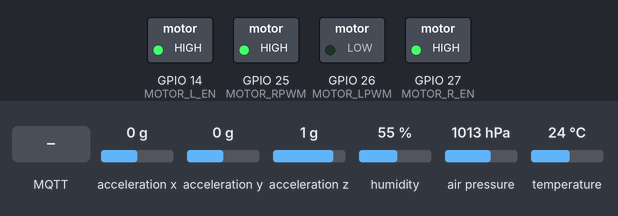
Recording of a sketch running on a simulated ESP32. Shown: switched loads named in the sketch (green lamp = pin HIGH). Wiring (inferred from the names in the program): MPU-6050 motion sensor at I2C address 0x68. The test bench sets the inputs (shaded band); at power-on: acceleration z 1 g, acceleration x 0 g, acceleration y 0 g, air pressure 1013 hPa, humidity 55 %, temperature 24 °C. WiFi joins after 1.5 s; servers stay silent unless stated; the local clock reads 2024-03-15 10:24:30 at power-on unless the sketch sets it; no MQTT or app messages arrive unless stated; what the sketch prints to the serial monitor is not drawn.

Above: at 6.7 s.
6.8 s: acceleration z set to -0.8 g
At 12.55 s:
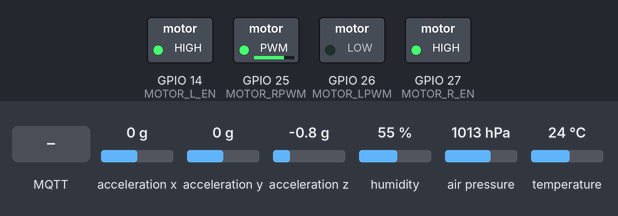
12.7 s: MQTT message "EMERGENCY_STOP" arrives on the first subscribed topic
At 13.2 s:
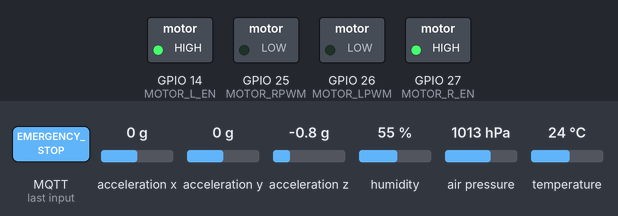
14.2 s: acceleration x set to -1.4 g
17.4 s: MQTT message "NORMAL_OPERATION" arrives on the first subscribed topic
At 20.1 s:
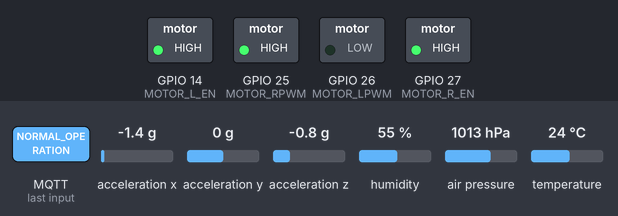
20.9 s: acceleration y set to -1.4 g
22.6 s: air pressure set to 952 hPa
Timing chart, 0 to 25.6 s (numbered marks = the images above; inputs shaded):
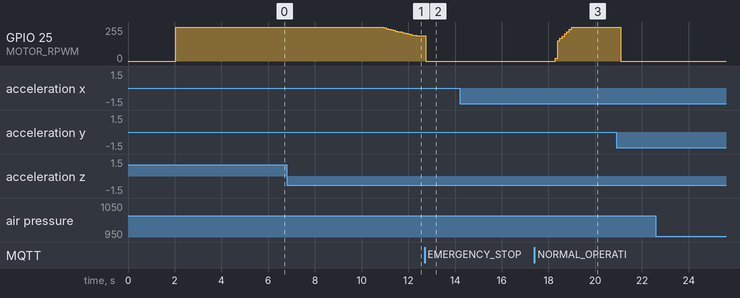

The sketch:

Draft1_localhost_16Jul_2330_After_Demo_to_Kevin.ino
```cpp
#include <Wire.h>
#include <WiFi.h>
#include <PubSubClient.h>
#include <ArduinoJson.h>
#include <Adafruit_BME280.h>
#include "time.h"

Adafruit_BME280 bme;

// WiFi credentials
const char* ssid = "shaw";
const char* password = "1234567890";

// MQTT settings
const char* mqtt_server = "10.225.203.34";
const int mqtt_port = 1883;
const char* mqtt_client_id = "ESP32_Motor_Monitor";

// MQTT topics
const char* topic_sensors = "motor/sensors";
const char* topic_status = "motor/status";
const char* topic_control = "motor/control";
const char* topic_motor_feedback = "motor/feedback";

// NTP settings
const char* ntpServer = "pool.ntp.org";
const long gmtOffset_sec = 0;
const int daylightOffset_sec = 3600;

// *** BTS7960 Motor Control Pins ***
#define MOTOR_RPWM  25    // RPWM pin (Forward)
#define MOTOR_R_EN  27    // R_EN pin
#define MOTOR_LPWM  26    // LPWM pin (Reverse)
#define MOTOR_L_EN  14    // L_EN pin

// Motor control variables
int currentMotorSpeed = 100;        // Current speed percentage (0-100)
String currentDirection = "forward"; // "forward", "reverse", "stopped"
String motorStatus = "normal";      // "normal", "transitioning", "emergency_stop"
bool motorEnabled = true;
unsigned long lastMotorUpdate = 0;
unsigned long transitionStartTime = 0;
int targetSpeed = 100;
String targetDirection = "forward";
bool isTransitioning = false;

WiFiClient espClient;
PubSubClient client(espClient);

struct SensorReading {
  String timestamp;
  float temperature;
  float humidity;
  float pressure;
  float vibration;
  float vibration_x;
  float vibration_y;
  float vibration_z;
  String temp_status;
  String vib_status;
  int motor_speed;
  String motor_direction;
  String motor_status;
};

void setup() {
  Serial.begin(115200);
  delay(2000);

  Serial.println("╔═══════════════════════════════════════════════╗");
  Serial.println("║    ESP32 ENHANCED MQTT MOTOR MONITOR          ║");
  Serial.println("║  Student: Gourav Shaw (T0436800)              ║");
  Serial.println("║  Enhanced MQTT + BTS7960 Motor Control        ║");
  Serial.println("╚═══════════════════════════════════════════════╝");
  Serial.println("");

  // Initialize motor control pins
  setupMotorControl();

  // Initialize WiFi
  setupWiFi();

  // Setup time
  configTime(gmtOffset_sec, daylightOffset_sec, ntpServer);
  delay(2000);

  // Setup MQTT with larger buffer for enhanced commands
  client.setServer(mqtt_server, mqtt_port);
  client.setBufferSize(1024);  // Increased for enhanced JSON commands
  client.setCallback(onMqttMessage);

  // Initialize BME280
  if (!bme.begin(0x76)) {
    if (!bme.begin(0x77)) {
      Serial.println("❌ BME280 failed");
      while (1);
    }
  }
  Serial.println("✅ BME280 initialized");

  // Initialize vibration sensor
  Wire.begin();
  Wire.beginTransmission(0x68);
  Wire.write(0x6B);
  Wire.write(0x00);
  Wire.endTransmission();
  Serial.println("✅ MPU6050 initialized");

  Serial.println("");
  Serial.println("🎯 Starting enhanced MQTT motor monitoring...");
  Serial.println("📡 Publishing to: " + String(topic_sensors));
  Serial.println("🎮 Motor control ready via: " + String(topic_control));
  Serial.println("");
}

void loop() {
  // Maintain MQTT connection
  if (!client.connected()) {
    reconnectMQTT();
  }
  client.loop();

  // Handle motor transitions
  handleMotorTransitions();

  // Read sensor data and publish every 5 seconds
  static unsigned long lastSensorRead = 0;
  if (millis() - lastSensorRead >= 5000) {
    SensorReading data = readSensorData();
    displayLocalData(data);
    publishSensorData(data);

    // Check for automatic fault-based motor control
    checkAutomaticFaultResponse(data);

    lastSensorRead = millis();
  }

  delay(100); // Small delay for responsiveness
}

void setupMotorControl() {
  Serial.println("🔧 Initializing BTS7960 Motor Control...");

  // Initialize pins
  pinMode(MOTOR_RPWM, OUTPUT);
  pinMode(MOTOR_R_EN, OUTPUT);
  pinMode(MOTOR_LPWM, OUTPUT);
  pinMode(MOTOR_L_EN, OUTPUT);

  // Setup PWM channels
  ledcAttach(MOTOR_RPWM, 1000, 8);  // 1kHz, 8-bit resolution
  ledcAttach(MOTOR_LPWM, 1000, 8);

  // BTS7960 initialization - enables always HIGH
  digitalWrite(MOTOR_R_EN, HIGH);
  digitalWrite(MOTOR_L_EN, HIGH);

  // Start with motor at normal speed forward
  setMotorSpeed(currentMotorSpeed, currentDirection);

  Serial.println("✅ BTS7960 Motor Control initialized");
  Serial.println("⚙️ Initial state: " + String(currentMotorSpeed) + "% " + currentDirection);
}

void setupWiFi() {
  Serial.print("🌐 Connecting to WiFi: ");
  Serial.println(ssid);
  WiFi.begin(ssid, password);

  int attempts = 0;
  while (WiFi.status() != WL_CONNECTED && attempts < 20) {
    delay(500);
    Serial.print(".");
    attempts++;
  }

  if (WiFi.status() == WL_CONNECTED) {
    Serial.println("");
    Serial.println("✅ WiFi connected!");
    Serial.print("📡 ESP32 IP: ");
    Serial.println(WiFi.localIP());
  } else {
    Serial.println("❌ WiFi failed");
    while(1);
  }
}

void reconnectMQTT() {
  while (!client.connected()) {
    Serial.print("🔄 Attempting MQTT connection to ");
    Serial.print(mqtt_server);
    Serial.print(":");
    Serial.print(mqtt_port);
    Serial.print("...");

    if (client.connect(mqtt_client_id)) {
      Serial.println(" connected!");

      // Subscribe to control topic
      client.subscribe(topic_control);
      Serial.println("📡 Subscribed to: " + String(topic_control));

      // Publish status with motor info
      publishMotorStatus("ESP32 Enhanced Motor Monitor Online");

    } else {
      Serial.print(" failed, rc=");
      Serial.print(client.state());

      switch(client.state()) {
        case -4: Serial.println(" (Connection timeout)"); break;
        case -3: Serial.println(" (Connection lost)"); break;
        case -2: Serial.println(" (Connect failed)"); break;
        case -1: Serial.println(" (Disconnected)"); break;
        case 1: Serial.println(" (Bad protocol)"); break;
        case 2: Serial.println(" (Bad client ID)"); break;
        case 3: Serial.println(" (Unavailable)"); break;
        case 4: Serial.println(" (Bad credentials)"); break;
        case 5: Serial.println(" (Unauthorized)"); break;
        default: Serial.println(" (Unknown error)"); break;
      }

      Serial.println(" retrying in 5 seconds");
      delay(5000);
    }
  }
}

void onMqttMessage(char* topic, byte* payload, unsigned int length) {
  String message = "";
  for (int i = 0; i < length; i++) {
    message += (char)payload[i];
  }

  Serial.println("📨 Received MQTT: [" + String(topic) + "] " + message);

  if (String(topic) == topic_control) {
    handleMotorCommand(message);
  }
}

void handleMotorCommand(String message) {
  // Try to parse as enhanced JSON command first
  StaticJsonDocument<200> doc;
  DeserializationError error = deserializeJson(doc, message);

  if (error == DeserializationError::Ok && doc.containsKey("command")) {
    // Enhanced command format
    String command = doc["command"];

    if (command == "SET_MOTOR_STATE") {
      int speed = doc["speed"] | 100;  // Default to 100 if not specified
      String direction = doc["direction"] | "forward";
      String transition = doc["transition"] | "gradual";

      Serial.println("🎮 Enhanced command: " + String(speed) + "% " + direction + " (" + transition + ")");

      if (transition == "gradual") {
        startGradualTransition(speed, direction);
      } else {
        setMotorSpeed(speed, direction);
      }

      publishMotorFeedback("Enhanced command executed: " + String(speed) + "% " + direction);

    } else {
      handleBasicCommand(command);
    }
  } else {
    // Basic command format (backward compatibility)
    handleBasicCommand(message);
  }
}

void handleBasicCommand(String command) {
  if (command == "EMERGENCY_STOP") {
    Serial.println("🛑 Emergency stop command received!");
    emergencyStop();
    publishMotorFeedback("Emergency stop executed");

  } else if (command == "SPEED_REDUCE") {
    Serial.println("🐌 Speed reduction command received!");
    int newSpeed = max(25, currentMotorSpeed - 25);  // Reduce by 25%, minimum 25%
    startGradualTransition(newSpeed, currentDirection);
    publishMotorFeedback("Speed reduced to " + String(newSpeed) + "%");

  } else if (command == "NORMAL_OPERATION") {
    Serial.println("✅ Normal operation command received!");
    motorEnabled = true;
    startGradualTransition(100, "forward");
    publishMotorFeedback("Normal operation resumed");

  } else {
    Serial.println("❓ Unknown command: " + command);
    publishMotorFeedback("Unknown command: " + command);
  }
}

void startGradualTransition(int newSpeed, String newDirection) {
  if (!motorEnabled && newSpeed > 0) {
    Serial.println("⚠️ Motor disabled - ignoring command");
    return;
  }

  targetSpeed = newSpeed;
  targetDirection = newDirection;
  isTransitioning = true;
  transitionStartTime = millis();
  motorStatus = "transitioning";

  Serial.println("🔄 Starting gradual transition: " + String(currentMotorSpeed) + "% " + currentDirection +
                 " → " + String(targetSpeed) + "% " + targetDirection);
}

void handleMotorTransitions() {
  if (!isTransitioning) return;

  unsigned long elapsed = millis() - transitionStartTime;
  const unsigned long TRANSITION_TIME = 1500; // 1.5 seconds total transition

  if (elapsed >= TRANSITION_TIME) {
    // Transition complete
    currentMotorSpeed = targetSpeed;
    currentDirection = targetDirection;
    isTransitioning = false;
    motorStatus = (currentMotorSpeed == 0) ? "stopped" : "normal";

    setMotorSpeed(currentMotorSpeed, currentDirection);

    Serial.println("✅ Transition complete: " + String(currentMotorSpeed) + "% " + currentDirection);
    publishMotorFeedback("Transition complete: " + String(currentMotorSpeed) + "% " + currentDirection);
    return;
  }

  // Calculate intermediate values for smooth transition
  float progress = (float)elapsed / TRANSITION_TIME;

  // Handle direction change (stop in middle, then change direction)
  if (currentDirection != targetDirection) {
    if (progress < 0.5) {
      // First half: reduce to 0
      int intermediateSpeed = currentMotorSpeed * (1.0 - (progress * 2));
      setMotorSpeed(intermediateSpeed, currentDirection);
    } else {
      // Second half: increase in new direction
      int intermediateSpeed = targetSpeed * ((progress - 0.5) * 2);
      setMotorSpeed(intermediateSpeed, targetDirection);
      currentDirection = targetDirection; // Update direction
    }
  } else {
    // Same direction: smooth speed transition
    int intermediateSpeed = currentMotorSpeed + ((targetSpeed - currentMotorSpeed) * progress);
    setMotorSpeed(intermediateSpeed, currentDirection);
  }
}

void setMotorSpeed(int speed, String direction) {
  if (!motorEnabled && speed > 0) {
    speed = 0;
    direction = "stopped";
  }

  // Constrain speed
  speed = constrain(speed, 0, 100);

  // Convert percentage to PWM value (0-255)
  int pwmValue = map(speed, 0, 100, 0, 255);

  // Ensure enables are HIGH (BTS7960 requirement)
  digitalWrite(MOTOR_R_EN, HIGH);
  digitalWrite(MOTOR_L_EN, HIGH);

  if (speed == 0 || direction == "stopped") {
    // Stop motor
    ledcWrite(MOTOR_RPWM, 0);
    ledcWrite(MOTOR_LPWM, 0);
    currentDirection = "stopped";
  } else if (direction == "forward") {
    // Forward motion
    ledcWrite(MOTOR_LPWM, 0);
    ledcWrite(MOTOR_RPWM, pwmValue);
    currentDirection = "forward";
  } else if (direction == "reverse") {
    // Reverse motion
    ledcWrite(MOTOR_RPWM, 0);
    ledcWrite(MOTOR_LPWM, pwmValue);
    currentDirection = "reverse";
  }

  if (!isTransitioning) {
    currentMotorSpeed = speed;
  }

  lastMotorUpdate = millis();
}

void emergencyStop() {
  motorEnabled = false;
  isTransitioning = false;
  currentMotorSpeed = 0;
  currentDirection = "stopped";
  motorStatus = "emergency_stop";

  // Immediate stop
  ledcWrite(MOTOR_RPWM, 0);
  ledcWrite(MOTOR_LPWM, 0);

  Serial.println("🛑 EMERGENCY STOP ACTIVATED");
}

void checkAutomaticFaultResponse(SensorReading data) {
  // Automatic fault-based motor control
  if (!motorEnabled) return; // Don't interfere if manually disabled

  bool faultDetected = false;
  String faultReason = "";

  // Temperature-based control
  if (data.temperature > 45.0) {
    emergencyStop();
    faultReason = "Critical temperature: " + String(data.temperature) + "°C";
    faultDetected = true;
  } else if (data.temperature > 35.0 && currentMotorSpeed > 50) {
    startGradualTransition(50, currentDirection);
    faultReason = "High temperature: reducing speed to 50%";
    faultDetected = true;
  }

  // Vibration-based control
  if (data.vibration > 2.0) {
    emergencyStop();
    faultReason = "Critical vibration: " + String(data.vibration) + " m/s²";
    faultDetected = true;
  } else if (data.vibration > 1.0 && currentMotorSpeed > 75) {
    startGradualTransition(75, currentDirection);
    faultReason = "High vibration: reducing speed to 75%";
    faultDetected = true;
  }

  if (faultDetected) {
    Serial.println("⚠️ Automatic fault response: " + faultReason);
    publishMotorFeedback("Automatic fault response: " + faultReason);
  }
}

SensorReading readSensorData() {
  SensorReading data;

  // Get timestamp
  struct tm timeinfo;
  if (getLocalTime(&timeinfo)) {
    char timestamp[25];
    strftime(timestamp, sizeof(timestamp), "%Y-%m-%dT%H:%M:%S", &timeinfo);
    data.timestamp = String(timestamp);
  } else {
    data.timestamp = "UP_" + String(millis() / 1000);
  }

  // Read environmental data
  data.temperature = bme.readTemperature();
  data.humidity = bme.readHumidity();
  data.pressure = bme.readPressure() / 100.0F;

  // Read vibration data
  Wire.beginTransmission(0x68);
  Wire.write(0x3B);
  Wire.endTransmission(false);

  if (Wire.requestFrom(0x68, 6) == 6) {
    int16_t raw_x = (Wire.read() << 8) | Wire.read();
    int16_t raw_y = (Wire.read() << 8) | Wire.read();
    int16_t raw_z = (Wire.read() << 8) | Wire.read();

    data.vibration_x = (float)raw_x * 2.0 * 9.81 / 32768.0;
    data.vibration_y = (float)raw_y * 2.0 * 9.81 / 32768.0;
    data.vibration_z = (float)raw_z * 2.0 * 9.81 / 32768.0;

    float magnitude = sqrt(data.vibration_x * data.vibration_x +
                          data.vibration_y * data.vibration_y +
                          data.vibration_z * data.vibration_z);
    data.vibration = abs(magnitude - 9.80665);
  } else {
    data.vibration = 0.0;
    data.vibration_x = 0.0;
    data.vibration_y = 0.0;
    data.vibration_z = 0.0;
  }

  // Calculate status
  if (data.temperature > 40) {
    data.temp_status = "HIGH";
  } else if (data.temperature > 30) {
    data.temp_status = "WARM";
  } else {
    data.temp_status = "NORMAL";
  }

  if (data.vibration > 1.0) {
    data.vib_status = "HIGH";
  } else if (data.vibration > 0.3) {
    data.vib_status = "ACTIVE";
  } else {
    data.vib_status = "LOW";
  }

  // Include motor data
  data.motor_speed = currentMotorSpeed;
  data.motor_direction = currentDirection;
  data.motor_status = motorStatus;

  return data;
}

void publishSensorData(SensorReading data) {
  // Create enhanced JSON payload with motor data
  StaticJsonDocument<400> jsonDoc;
  jsonDoc["timestamp"] = data.timestamp;
  jsonDoc["temperature"] = round(data.temperature * 10) / 10.0;
  jsonDoc["humidity"] = round(data.humidity * 10) / 10.0;
  jsonDoc["pressure"] = round(data.pressure * 10) / 10.0;
  jsonDoc["vibration"] = round(data.vibration * 1000) / 1000.0;
  jsonDoc["vibration_x"] = round(data.vibration_x * 100) / 100.0;
  jsonDoc["vibration_y"] = round(data.vibration_y * 100) / 100.0;
  jsonDoc["vibration_z"] = round(data.vibration_z * 100) / 100.0;
  jsonDoc["temp_status"] = data.temp_status;
  jsonDoc["vib_status"] = data.vib_status;

  // Motor data
  jsonDoc["motor_speed"] = data.motor_speed;
  jsonDoc["motor_direction"] = data.motor_direction;
  jsonDoc["motor_status"] = data.motor_status;
  jsonDoc["motor_enabled"] = motorEnabled;
  jsonDoc["is_transitioning"] = isTransitioning;

  jsonDoc["device_id"] = "ESP32_001";

  String jsonString;
  serializeJson(jsonDoc, jsonString);

  Serial.print("📏 Sending ");
  Serial.print(jsonString.length());
  Serial.print(" bytes: ");
  Serial.println(jsonString);

  // Publish to MQTT
  if (client.publish(topic_sensors, jsonString.c_str())) {
    Serial.println("📡 Enhanced MQTT published successfully!");
  } else {
    Serial.print("❌ MQTT publish failed! State: ");
    Serial.println(client.state());
  }
}

void publishMotorStatus(String message) {
  StaticJsonDocument<200> statusDoc;
  statusDoc["message"] = message;
  statusDoc["motor_speed"] = currentMotorSpeed;
  statusDoc["motor_direction"] = currentDirection;
  statusDoc["motor_status"] = motorStatus;
  statusDoc["motor_enabled"] = motorEnabled;
  statusDoc["timestamp"] = millis();

  String statusString;
  serializeJson(statusDoc, statusString);

  client.publish(topic_status, statusString.c_str());
}

void publishMotorFeedback(String feedback) {
  StaticJsonDocument<150> feedbackDoc;
  feedbackDoc["feedback"] = feedback;
  feedbackDoc["motor_speed"] = currentMotorSpeed;
  feedbackDoc["motor_direction"] = currentDirection;
  feedbackDoc["motor_status"] = motorStatus;
  feedbackDoc["timestamp"] = millis();

  String feedbackString;
  serializeJson(feedbackDoc, feedbackString);

  client.publish(topic_motor_feedback, feedbackString.c_str());
  Serial.println("📤 Motor feedback: " + feedback);
}

void displayLocalData(SensorReading data) {
  Serial.println("═══════════════════════════════════════════════");
  Serial.print("🕐 Time: ");
  Serial.println(data.timestamp);
  Serial.print("🌡️  Temperature: ");
  Serial.print(data.temperature, 1);
  Serial.print(" °C (");
  Serial.print(data.temp_status);
  Serial.println(")");
  Serial.print("📳 Vibration: ");
  Serial.print(data.vibration, 3);
  Serial.print(" m/s² (");
  Serial.print(data.vib_status);
  Serial.println(")");
  Serial.print("💧 Humidity: ");
  Serial.print(data.humidity, 1);
  Serial.println(" %");
  Serial.print("📊 Pressure: ");
  Serial.print(data.pressure, 1);
  Serial.println(" hPa");

  // Motor status display
  Serial.println("┌─── MOTOR STATUS ────────────────────────────┐");
  Serial.print("⚙️  Speed: ");
  Serial.print(data.motor_speed);
  Serial.print("% | Direction: ");
  Serial.print(data.motor_direction);
  Serial.print(" | Status: ");
  Serial.println(data.motor_status);

  if (isTransitioning) {
    Serial.print("🔄 Transitioning to: ");
    Serial.print(targetSpeed);
    Serial.print("% ");
    Serial.println(targetDirection);
  }

  Serial.print("🔌 Motor Enabled: ");
  Serial.println(motorEnabled ? "YES" : "NO");
  Serial.println("└─────────────────────────────────────────────┘");
  Serial.println("═══════════════════════════════════════════════");
}
```

Measured:
- after the input at 6.8 s, GPIO 25 (MOTOR_RPWM): moves from 255/255 to 190/255 over 1.4 s, starting after 4.1 s
- after the input at 12.7 s, GPIO 25 (MOTOR_RPWM): 190/255 → 0/255 after 0.06 s
- after the input at 14.2 s, every drawn part: stays the same
- after the input at 17.4 s, GPIO 25 (MOTOR_RPWM): moves from 0/255 to 255/255 over 0.70 s, starting after 0.89 s
- after the input at 22.6 s, every drawn part: stays the same
